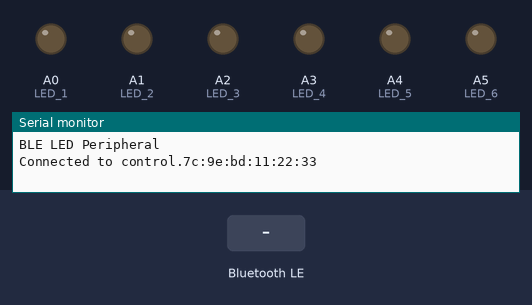
Bench run of a sketch on a simulated Arduino Nano 33 IoT. Shown: output pins drawn as LEDs (lit = HIGH), the last lines printed to the serial monitor. The inputs (shaded band) are chosen by the test bench. Nothing arrives over Bluetooth unless stated; a phone connects over Bluetooth LE 3 s after start.

Above: at 3.8 s.
3.9 s: Bluetooth LE write "1" received
At 4.5 s:
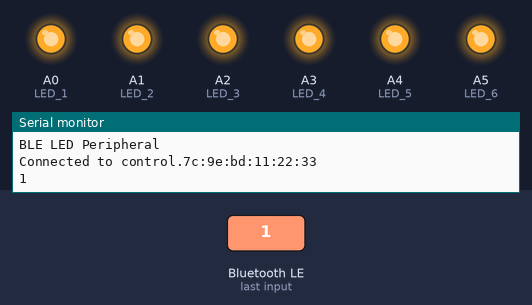
Timing chart, 0 to 6.9 s (numbered marks = the images above; inputs shaded):
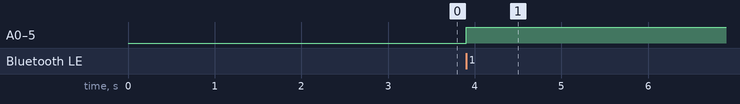

The sketch:

BLE_DIST.ino
```cpp
#include <ArduinoBLE.h>

BLEService ledService("19B10000-E8F2-537E-4F6C-D104768A1214");  // Bluetooth® Low Energy LED Service

// Bluetooth® Low Energy LED Switch Characteristic - custom 128-bit UUID, read and writable by central
BLEByteCharacteristic switchCharacteristic("19B10001-E8F2-537E-4F6C-D104768A1214", BLERead | BLEWrite);

const int LED_1 = 14;  // pin to use for the LED
const int LED_2 = 15;  // pin to use for the LED
const int LED_3 = 16;  // pin to use for the LED
const int LED_4 = 17;  // pin to use for the LED
const int LED_5 = 18;  // pin to use for the LED
const int LED_6 = 19;  // pin to use for the LED
int distance = 100;

void setup() {
  Serial.begin(9600);
  while (!Serial);

  // set LED pin to output mode
  pinMode(LED_1, OUTPUT);
  pinMode(LED_2, OUTPUT);
  pinMode(LED_3, OUTPUT);
  pinMode(LED_4, OUTPUT);
  pinMode(LED_5, OUTPUT);
  pinMode(LED_6, OUTPUT);
  digitalWrite(LED_1, LOW);
  digitalWrite(LED_2, LOW);
  digitalWrite(LED_3, LOW);
  digitalWrite(LED_4, LOW);
  digitalWrite(LED_5, LOW);
  digitalWrite(LED_6, LOW);

  // begin initialization
  if (!BLE.begin()) {
    Serial.println("starting Bluetooth® Low Energy module failed!");

    while (1);
  }

  // set advertised local name and service UUID:
  BLE.setLocalName("LED");
  BLE.setAdvertisedService(ledService);

  // add the characteristic to the service
  ledService.addCharacteristic(switchCharacteristic);

  // add service
  BLE.addService(ledService);

  // set the initial value for the characeristic:
  switchCharacteristic.writeValue(0);

  // start advertising
  BLE.advertise();
  Serial.println("BLE LED Peripheral");
}

void loop() {
  // listen for Bluetooth® Low Energy peripherals to connect:
  BLEDevice central = BLE.central();

  // if a central is connected to peripheral:
  if (central) {
    Serial.print("Connected to control.");
    // print the central's MAC address:
    Serial.println(central.address());

    // while the central is still connected to peripheral:
    while (central.connected()) {
      // if the remote device wrote to the characteristic,
      // use the value to control the LED:
      if (switchCharacteristic.written()) {
        distance = switchCharacteristic.value();
        Serial.println(distance);
        if (distance <= 5) {
          digitalWrite(LED_6, HIGH);
        } else {
          digitalWrite(LED_6, LOW);
        }
        if (distance <= 10) {
          digitalWrite(LED_5, HIGH);
        } else {
          digitalWrite(LED_5, LOW);
        }
        if (distance <= 30) {
          digitalWrite(LED_4, HIGH);
        } else {
          digitalWrite(LED_4, LOW);
        }
        if (distance <= 40) {
          digitalWrite(LED_3, HIGH);
        } else {
          digitalWrite(LED_3, LOW);
        }
        if (distance <= 50) {
          digitalWrite(LED_2, HIGH);
        } else {
          digitalWrite(LED_2, LOW);
        }
        if (distance <= 60) {
          digitalWrite(LED_1, HIGH);
        } else {
          digitalWrite(LED_1, LOW);
        }
      }
    }

    // when the central disconnects, print it out:
    Serial.print(F("Disconnected from control."));
    Serial.println(central.address());
  }
}
```

Measured:
- after the input at 3.9 s, A0 (LED_1), A1 (LED_2), A2 (LED_3), A3 (LED_4), A4 (LED_5), A5 (LED_6): LOW → HIGH at once
